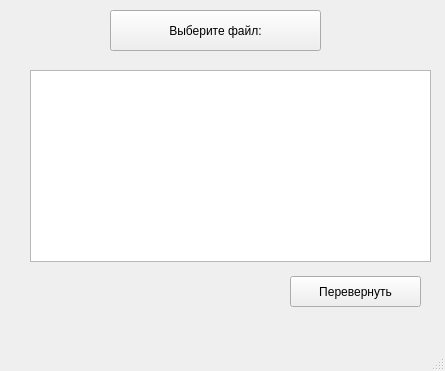
<?xml version="1.0" encoding="UTF-8"?>
<ui version="4.0">
 <class>MainWindow</class>
 <widget class="QMainWindow" name="MainWindow">
  <property name="geometry">
   <rect>
    <x>0</x>
    <y>0</y>
    <width>445</width>
    <height>371</height>
   </rect>
  </property>
  <property name="windowTitle">
   <string>Редактор текста</string>
  </property>
  <widget class="QWidget" name="centralwidget">
   <widget class="QPushButton" name="btn_open">
    <property name="geometry">
     <rect>
      <x>110</x>
      <y>10</y>
      <width>211</width>
      <height>41</height>
     </rect>
    </property>
    <property name="text">
     <string>Выберите файл:</string>
    </property>
   </widget>
   <widget class="QTextBrowser" name="txtBrowser">
    <property name="geometry">
     <rect>
      <x>30</x>
      <y>70</y>
      <width>401</width>
      <height>192</height>
     </rect>
    </property>
   </widget>
   <widget class="QPushButton" name="btnSave">
    <property name="geometry">
     <rect>
      <x>290</x>
      <y>276</y>
      <width>131</width>
      <height>31</height>
     </rect>
    </property>
    <property name="text">
     <string>Перевернуть</string>
    </property>
   </widget>
  </widget>
  <widget class="QMenuBar" name="menubar">
   <property name="geometry">
    <rect>
     <x>0</x>
     <y>0</y>
     <width>445</width>
     <height>18</height>
    </rect>
   </property>
  </widget>
  <widget class="QStatusBar" name="statusbar"/>
 </widget>
 <resources/>
 <connections/>
</ui>
